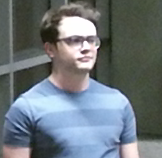
#> input picture src/ML/ColorPositive/01.11.53.025.png, 162 x 158 px; its folder holds 4 pictures in this run
$ python ColorSVMTrain.py
#> lines starting #> are read from the running program, lines starting #| are printed output that depends on the picture
from __future__ import print_function
import cv2
import glob
import os
import numpy as np
import sys
import itertools as it

def inside(r, q):
    rx, ry, rw, rh = r
    qx, qy, qw, qh = q
    return rx > qx and ry > qy and rx + rw < qx + qw and ry + rh < qy + qh


def draw_detections(img, rects, thickness = 1):
    for x, y, w, h in rects:
        # the HOG detector returns slightly larger rectangles than the real objects.
        # so we slightly shrink the rectangles to get a nicer output.
        pad_w, pad_h = int(0.05*w), int(0.05*h)
        cv2.rectangle(img, (x+pad_w, y+pad_h), (x+w-pad_w, y+h-pad_h), (0, 255, 0), thickness)

labels = []
samples = []


#to change parameters at runtime:
#hog = cv2.HOGDescriptor(winSize,blockSize,blockStride,cellSize,nbins,derivAperture,winSigma,histogramNormType,L2HysThreshold,gammaCorrection,nlevels)
#hist = hog.compute(image,winStride,padding,locations)
#hog = cv2.HOGDescriptor()          #default descriptor
#hog.save("Colorhog.xml")         #save parameters
hog = cv2.HOGDescriptor("Colorhog.xml")

pospath = 'ColorPositive/'
negpath = 'ColorNegative/'

i = 0
# Get positive samples
for filename in glob.glob(os.path.join(pospath, '*.png')):
    #print filename
    img = cv2.imread(filename, 1)
#> img is the input picture: shape (158, 162, 3); mean B, G, R 123.7, 118.2, 109.3
    img = cv2.resize(img,(64, 64), interpolation = cv2.INTER_LINEAR)
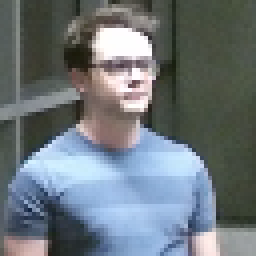
#> img: shape (64, 64, 3) (shown 4 times larger); mean B, G, R 123.6, 118.1, 109.2
    hist = hog.compute(img)
#> hist = 1764 values, max 0.421 at index 1260, min 0.00118 at index 649, mean 0.136
    hist.ravel()
    samples.append(hist)
    labels.append(0)
    i = i+1
#> pass 2 of the loop `for filename in glob.glob(os.path.join(pospath, '*.png')):`:
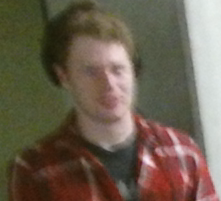
#> input picture src/ML/ColorPositive/01.20.44.210.png, 221 x 201 px
#> img is the input picture: shape (201, 221, 3); mean B, G, R 79.4, 95.5, 108.1
#> `img = cv2.resize(img,(64, 64), interpolation = cv2.INTER_LINEAR)`:
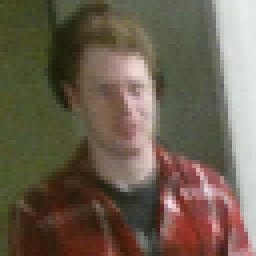
#> img: shape (64, 64, 3) (shown 4 times larger); mean B, G, R 79.3, 95.4, 107.9
#> hist = 1764 values, max 0.456 at index 1286, min 0.000567 at index 1526, mean 0.136
#> pass 3 of the loop `for filename in glob.glob(os.path.join(pospath, '*.png')):`:
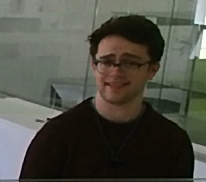
#> input picture src/ML/ColorPositive/14.20.39.752.png, 206 x 182 px
#> img is the input picture: shape (182, 206, 3); mean B, G, R 69.2, 78.7, 78.3
#> `img = cv2.resize(img,(64, 64), interpolation = cv2.INTER_LINEAR)`:
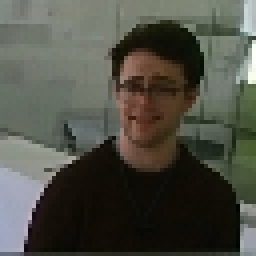
#> img: shape (64, 64, 3) (shown 4 times larger); mean B, G, R 69.1, 78.7, 78.3
#> hist = 1764 values, max 0.428 at index 1746, min 0.000146 at index 219, mean 0.139
#> the loop made 4 passes; the first 3 are shown

print (i)

# Get negative samples
i = 0
#> i = 0
for filename in glob.glob(os.path.join(negpath, '*.png')):
    #print filename
    img = cv2.imread(filename, 1)
    img = cv2.resize(img,(64, 64), interpolation = cv2.INTER_LINEAR)
    hist = hog.compute(img)
    hist.ravel
    samples.append(hist)
    labels.append(1)
    i = i+1

print (i)
#| 0


# make numpy objects and Shuffle Samples/labels
rand = np.random.RandomState(10)
shuffle = rand.permutation(len(samples))
arrsamples = np.asarray(samples)
arrlabels = np.asarray(labels)
arrsamples = arrsamples[shuffle]
arrlabels = arrlabels[shuffle]
arrsamples.ravel
arrlabels.ravel

#train 80 test 20
idx = int(len(samples) * .8)
print (arrsamples.shape)
#| (4, 1764)
print(idx)
trainingsamples, testsamples = arrsamples[:idx,:], arrsamples[idx:,:]
traininglabels, testlabels = arrlabels[:idx], arrlabels[idx:]


# Create SVM classifier
svm = cv2.ml.SVM_create()
svm.setType(cv2.ml.SVM_C_SVC)
svm.setKernel(cv2.ml.SVM_LINEAR) # cv2.ml.SVM_LINEAR cv2.ml.SVM_RBF
svm.setDegree(1.0)
svm.setGamma(5.383)
# [7 lines of commented-out code are left out]
print("training and testing")
svm.train(trainingsamples, cv2.ml.ROW_SAMPLE, traininglabels)
results = svm.predict(testsamples)
resultarr = results[1]
incorrect = 0
for i in range (0, len(resultarr)):
    #print(testlabels[i])
    if(resultarr[i] != testlabels[i]):
        incorrect = incorrect + 1

print("number of wrong guesses is ")
print(incorrect)
print("successrate is ")
print(float(len(resultarr) - incorrect) / len(resultarr))


#for seperate test set directory
'''testimages = []
testpath =  'ColorTestSet/'
for filename in glob.glob(os.path.join(testpath, '*.png')):
    #print (filename)
    img = cv2.imread(filename, 1)
    img = cv2.resize(img,(64, 64), interpolation = cv2.INTER_LINEAR)
    hist = hog.compute(img)
    hist.ravel
    testimages.append(hist)

testarray = np.asarray(testimages)
results = svm.predict(testarray)
'''


#save the svm to data file
#> (the run stopped early here; a loop or call above may not have finished)
